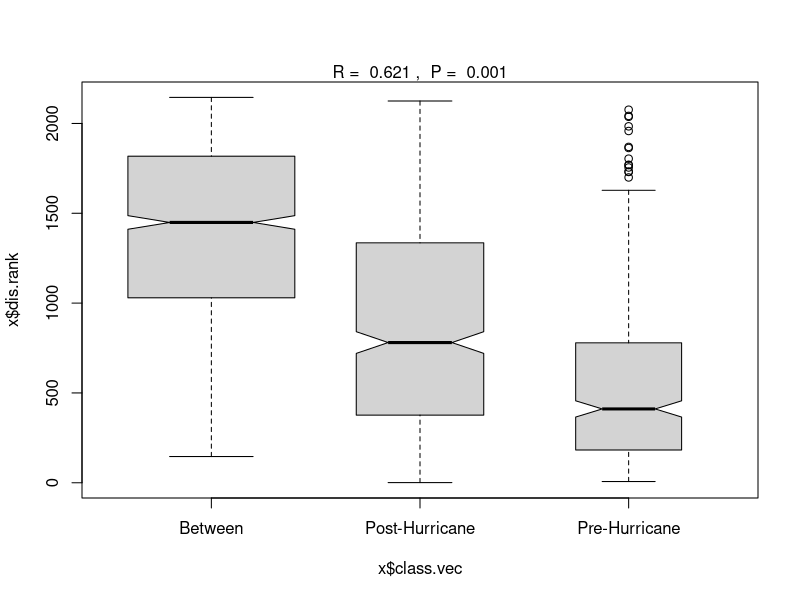

The R script that drew this image:
## ---- chunk 1

libraries <- c("vegan", "ggplot2", "dplyr")
lapply(libraries, require, character.only = TRUE)

## ---- chunk 2

Moth_full  <- read.csv("data/fullmatrix.csv")
head(Moth_full)

moth_sp <- select(Moth_full, M1:A248)

## ---- chunk 3
################## ANOSIM ###################

moth.dist <- vegdist(moth_sp,method="bray")
moth.ano <- anosim(moth.dist, Moth_full$Period)
summary(moth.ano)
plot(moth.ano)

